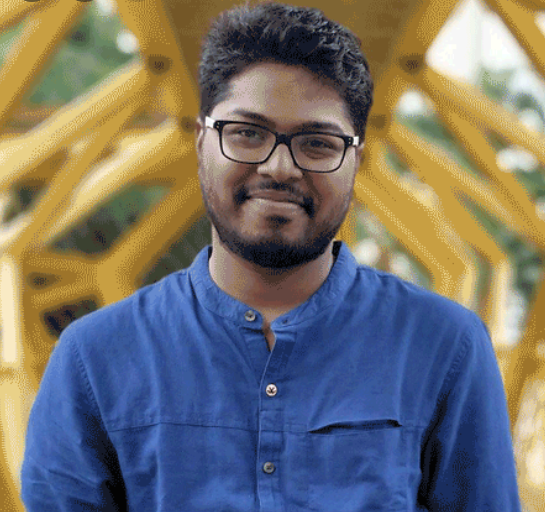
#> input picture 3.PNG, 545 x 512 px, given as the content of the folder E:/emotion/archive/ck/CK+48, which was not available
$ jupyter execute --allow-errors GP_HOG.ipynb
#> lines starting #> are read from the running program, lines starting #| are printed output that depends on the picture; pictures that were not available may be replaced by others from this repository, and a replacement may not be noted
[cell 1]
import cv2
import numpy as np
import imageio as io
from sklearn.neighbors import KNeighborsClassifier
from sklearn.preprocessing import normalize,StandardScaler
import numpy as np
import os
import random
from sklearn.model_selection import train_test_split
import skimage.io as io
from skimage.feature import local_binary_pattern
from skimage import color
from operator import eq
from sklearn import preprocessing
from sklearn.metrics import accuracy_score
from sklearn.metrics import classification_report
from sklearn.metrics import confusion_matrix
import pandas as pd

[cell 2]
def extract_hog_features(img):
    img = img.astype(int)
    target_img_size = (78, 78)
    img = cv2.resize(img.astype('uint8'), target_img_size)
    #64--.i.e 2 block
    win_size = (64, 64)
    cell_size = (8, 8)
    block_size_in_cells = (2, 2)

    block_size = (block_size_in_cells[1] * cell_size[1],
                  block_size_in_cells[0] * cell_size[0])
    block_stride = (cell_size[1], cell_size[0])
    nbins = 15  # Number of orientation bins
    hog = cv2.HOGDescriptor(win_size, block_size,
                            block_stride, cell_size, nbins)
    h = hog.compute(img)
    h = h.flatten()

    return h.flatten()

[cell 3]
def preproccessing(img):
    gray=color.rgb2gray(img)
    return gray

[cell 4]
# path_to_dataset =r'D:\Download\jaffedbase'
path_to_dataset =r'E:\emotion\archive\ck\CK+48'
# path_to_dataset =r'E:\datasetemotion\val\val'
img_filenames = os.listdir(path_to_dataset)

[cell 5]
img_filenames = os.listdir(path_to_dataset)
print(img_filenames)

[cell 6]
random_seed = 0
random.seed(random_seed)
np.random.seed(random_seed)

[cell 7]
def load_dataset(feature_set='hog'):

#> called with feature_set = 'hog'
    features = []
    labels = []

    for i, fn in enumerate(img_filenames):
            label = fn.split('.')[0]
            path = os.path.join(path_to_dataset, fn)
            subpath=os.listdir(path)
            for k, d in enumerate(subpath):
                imgpath = os.path.join(path, d)
                img = io.imread(imgpath)
#> img is the input picture: shape (512, 545, 4); mean R, G, B, A 117.7, 114.6, 109.5, 255
                img = cv2.resize(img,(48,48), interpolation = cv2.INTER_AREA)
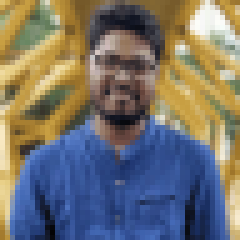
#> img: shape (48, 48, 4) (shown 5 times larger); mean R, G, B, A 117.7, 114.6, 109.5, 255
                img=color.rgb2gray(img)
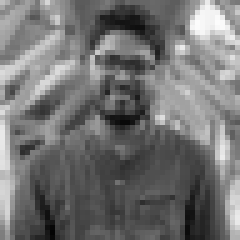
#> img: shape (48, 48) float64 (shown 5 times larger); min 0.012, max 0.99, mean 0.451
                if(np.array(extract_features(img)).any()!=None):
                    labels.append(label)
                    features.append(extract_features(img))
                if k > 0 and k % 100 == 0:
                    print("[INFO] processed {}/{}".format(k, len(subpath)))
    return features, labels

[cell 8]
def extract_features(img):
    return extract_hog_features(img)
#> in extract_hog_features, `img = img.astype(int)`: img: shape (48, 48) int64; every value is 0
#> in extract_hog_features, `img = cv2.resize(img.astype('uint8'), target_img_size)`: img: shape (78, 78); every value is 0
#> in extract_hog_features, `h = hog.compute(img)`: h = 11760 values from 0 to 0

[cell 9]
def split_data(features,labels,precentage):
    train_features, test_features, train_labels, test_labels = train_test_split(
        features, labels, test_size=0.2, random_state=random_seed)
    return train_features, test_features, train_labels, test_labels

[cell 10]
# [4 lines left out: function KNN_classifier, not called in this run]

[cell 11]
# [6 lines left out: function normalization, not called in this run]

[cell 12]
def test_classifier(test_features, test_labels,classifier):
        accuracy = classifier.score(test_features, test_labels)
        print('accuracy:', accuracy*100, '%')

[cell 13]
print('Loading dataset. This will take time ...')
features, labels = load_dataset(feature_set='hog')
#> features = 1 item; labels = ['3']

print('Finished loading dataset.')

[cell 14]
features1, labels1 =features, labels
#> labels1 = ['3']

[cell 15]
print(np.array(features1).shape)
#| (1, 11760)
print(np.array(labels1).shape)
#| (1,)

#> (a cell that did not finish here is left out)


[cell 17]
from sklearn.metrics.pairwise import rbf_kernel
le = preprocessing.LabelEncoder()
random_seed = 0
random.seed(random_seed)
np.random.seed(random_seed)
sigma=0.0008
c=64
reg=100
err=1e-4
#Get Kernel Function
def kernel(X, Y=None,g=None):
    k=rbf_kernel(X, Y, gamma=g)
    return k
#Get Output Weight "Fitting Classifier"
# [27 lines left out: functions KELM_Beta, KELM_Output, acc, not called in this run]
#> (the rest of this cell did not finish here and is left out)

[cell 18]
#KNN

#> (a cell that did not finish here is left out)

#> (a cell that did not finish here is left out)

#> (a cell that did not finish here is left out)

[cell 22]
# [12 lines left out: function acc, not called in this run]

#> (a cell that did not finish here is left out)

#> (a cell that did not finish here is left out)

[cell 25]
import joblib
# joblib.dump(classifier, 'DellKNN2.pkl')

[cell 26]
# img  = io.imread('KA.AN2.40.tiff')
img  = io.imread('MK.HA1.116.tiff')
# img  = io.imread('UY.DI2.150.tiff')


#> (the rest of this cell did not finish here and is left out)

#> in extract_hog_features (call 3), `img = cv2.resize(img.astype('uint8'), target_img_size)`:
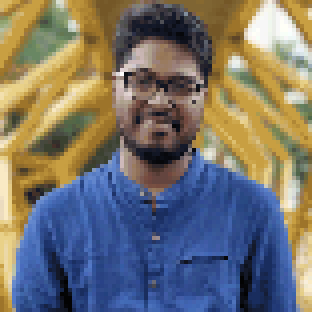
#> img: shape (78, 78, 4) (shown 4 times larger); mean R, G, B, A 117.5, 114.5, 109.4, 255
print(f)

#> (a cell that did not finish here is left out)

[cell 28]
#SVM

[cell 29]
from sklearn.svm import SVC
# k in ['rbf','sigmoid']\
# gamma in ['scale','auto']

k='sigmoid'
gamma = 'auto'
c=400
clf = SVC(C=c,kernel=k,gamma=gamma)
#> (the rest of this cell did not finish here and is left out)

#> (a cell that did not finish here is left out)

[cell 31]
# img  = io.imread('KA.AN2.40.tiff')
img  = io.imread('UY.DI2.150.tiff')
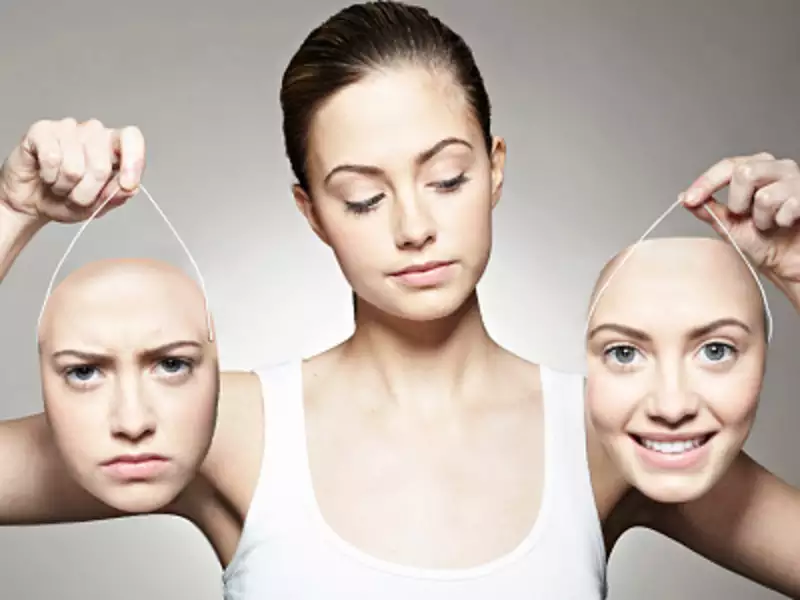
#> input picture 48083436.webp, 800 x 600 px, given in place of UY.DI2.150.tiff, which was not available
#> img is the input picture: shape (600, 800, 3); mean R, G, B 194, 180.3, 171.6
# img  = io.imread('KL.SU1.164.tiff')
# img  = io.imread('S010_004_00000017.png')
# img  = io.imread('MK.HA1.116.tiff')
f=extract_features(img)
#> in extract_hog_features (call 4), `img = cv2.resize(img.astype('uint8'), target_img_size)`:
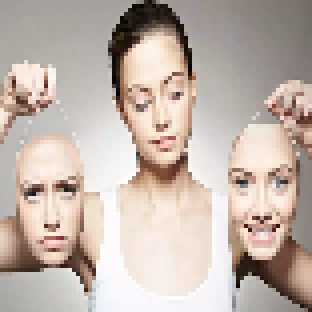
#> img: shape (78, 78, 3) (shown 4 times larger); mean R, G, B 193.8, 180.1, 171.4
#> in extract_hog_features (call 4), `h = hog.compute(img)`: h = 11760 values, max 0.406 at index 930, min 0 at index 970, mean 0.0994
#> f has the same summary as h in extract_hog_features
print(f)
#> (printed output is left out)
